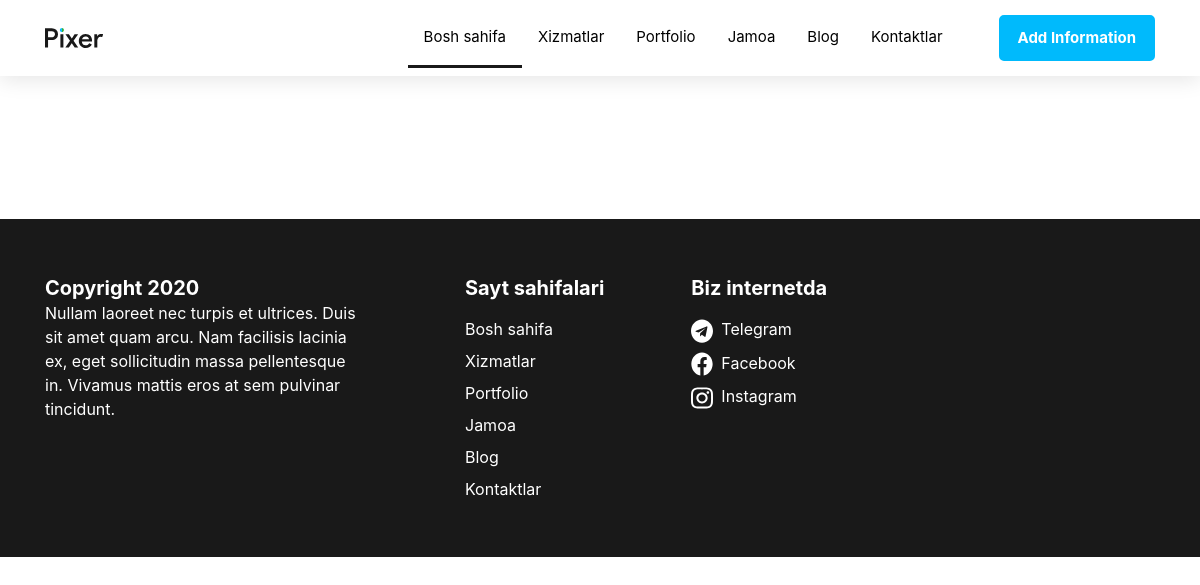
Before: /backend/ with the older database file.
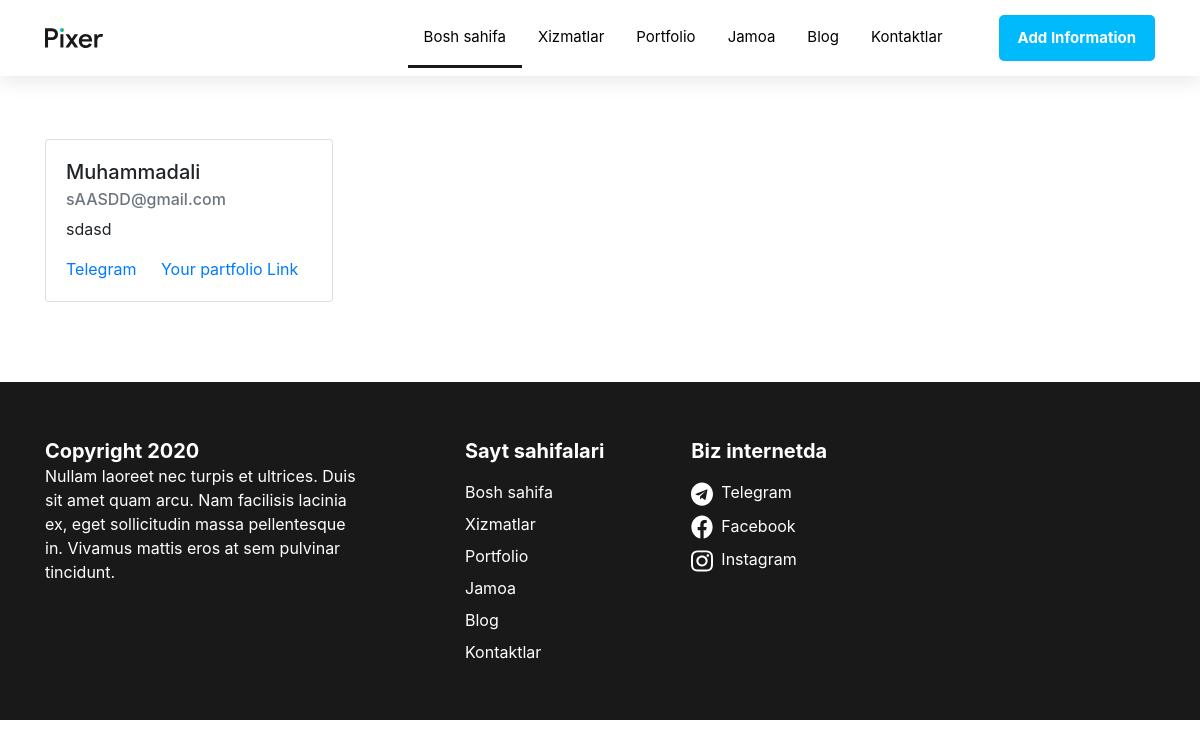
After: the same page with the newer database file.
### users/models.py (models this page shows, shortened)
class BackendUsersModel(models.Model):
    name = models.CharField(max_length=225)
    description = models.CharField(max_length=225)
    email = models.EmailField()
    phone_number = models.CharField(max_length=50)
    telegram_link = models.URLField()
    part_link = models.URLField()
    class Meta:
        verbose_name = 'user'
        verbose_name_plural = 'users'

### users/views.py (the view)
def backend_view(request):
    backend = BackendUsersModel.objects.all()
    context = {
        'backend': backend
    }
    return render(request, 'backend.html', context=context)

### templates/backend.html (shortened to what the changed rows need)
{% load static %}
<!DOCTYPE html>
<html lang="en">
<head>
    <link rel="stylesheet" href="{% static '/main.css' %}">
    <link rel="stylesheet" href="https://cdn.jsdelivr.net/npm/bootstrap@4.3.1/dist/css/bootstrap.min.css">
</head>
<body>
    <section class="intro">
            <div class="container">
               {% for backend in backend %}
    <div class="card" style="width: 18rem;">
  <div class="card-body">
    <h5 class="card-title">{{ backend.name }}</h5>
    <h6 class="card-subtitle mb-2 text-muted"><a>{{ backend.email }}</a></h6>
    <p class="card-text">{{ backend.description }}</p>
    <a href="{{ backend.telegram_link }}" class="card-link">Telegram</a>
    <a href="{{ backend.part_link }}" class="card-link">Your partfolio Link</a>
  </div>
</div>
    {% endfor %}
            </div>
        </section>
</body>
</html>

Changed rows visible on the page:
added BackendUsersModel: name "Muhammadali", email "sAASDD@gmail.com", description "sdasd"
